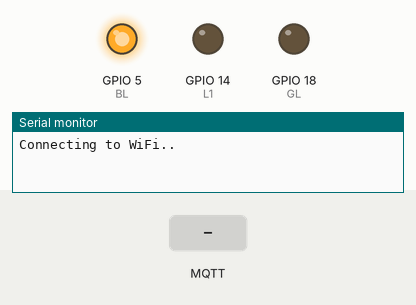
Simulated run of this sketch. Board: ESP32. Shown: output pins drawn as LEDs (lit = HIGH), the last lines printed to the serial monitor. The test bench sets the inputs (shaded band). WiFi joins after 1.5 s; servers stay silent unless stated; no MQTT or app messages arrive unless stated.

Above: at 0.1 s.
At 2.7 s:
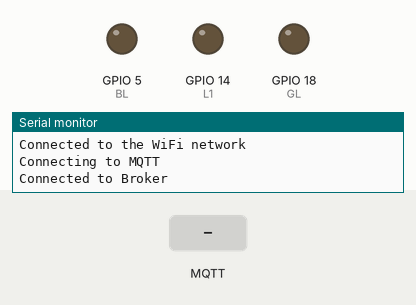
2.8 s: MQTT message "Light1" arrives on the first subscribed topic
4.3 s: MQTT message "1" arrives on the first subscribed topic
5.8 s: MQTT message "on" arrives on the first subscribed topic
Timing chart, 0 to 8.8 s (numbered marks = the images above; inputs shaded):
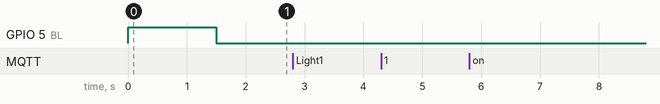

The sketch:

Zaboo_light.ino
```cpp
#include <WiFi.h>
#include <PubSubClient.h>
#include "esp_system.h"

const char* ssid = "FOXO";
const char* password ="jugodenaranja07";
const char* mqttServer = "m16.cloudmqtt.com";
const int mqttPort = 11782;
const char* mqttUser = "mqtyljtw";
const char* mqttPassword ="O6eOiCQUH74k";
int mqttCon=0;


int UPCount=0;
int L1=14;

// Reinicio del Whatchdog
const int loopTimeCtl = 0;
hw_timer_t *timerW = NULL;

WiFiClient espClient;
PubSubClient client(espClient);

//digital outputs
int GL=18;
int BL=5;
//Reinicio del whatchdog

//void IRAM_ATTR resetModule(){
 //   ets_printf("reboot\n");
  //  esp_restart();
//}


// Susbribing to a topic
void callback(char* topic, byte* payload, unsigned int length) {
  Serial.print("Message arrived in topic: ");
  Serial.println(topic);

  Serial.print("Message:");
  for (int i = 0; i< length; i++) {
    Serial.print((char)payload[i]);
  }
  Serial.println(" ");

if(strncmp(topic,"Light1",length)==0){
if(strncmp((char*)payload,"ON",length)==0){
    Serial.println("L1ON");
    digitalWrite(L1,HIGH);
}

else if(strncmp((char*)payload,"OFF",length)==0){
    Serial.println("L1OF");
    digitalWrite(L1,LOW);
}

else if(strncmp((char*)payload,"SE",length)==0){
    digitalWrite(GL,HIGH);
}

else if(strncmp((char*)payload,"NOSE",length)==0){
    digitalWrite(GL,LOW);
}

else if(strncmp((char*)payload,"STATE",length)==0){
    client.publish("Light1","alive");
}


}

}

void setup() {

  Serial.begin(9600);
 WiFi.begin(ssid, password);

  pinMode(GL,OUTPUT);
  pinMode(BL,OUTPUT);
  pinMode(L1,OUTPUT);


  digitalWrite(L1,LOW);
  digitalWrite(BL,LOW);
  digitalWrite(GL,LOW);


  while (WiFi.status() != WL_CONNECTED) {
    Serial.println("Connecting to WiFi..");
    digitalWrite(BL,HIGH);
  delay(500);
  }

  Serial.println("Connected to the WiFi network");

  digitalWrite(BL,LOW);

  client.setServer(mqttServer, mqttPort);
  client.setCallback(callback);

  while (!client.connected()&& mqttCon==0 ) {
    Serial.println("Connecting to MQTT");

    if (client.connect("Light1Client", mqttUser, mqttPassword )) {

      Serial.println("Connected to Broker");

    } else {

      Serial.print("failed with state ");
      Serial.print(client.state());
      delay(2000);
      mqttCon=1;

    }
  }

    client.subscribe("Light1");

  //whatch dog rutine
  //timerW = timerBegin(0, 80, true); //timer 0, div 80
  //timerAttachInterrupt(timerW, &resetModule, true);
  //timerAlarmWrite(timerW, 10000000, false); //set time in us
  //timerAlarmEnable(timerW); //enable interrupt

}

void reconnect() {
  // Loop until we're reconnected
  while (!client.connected()) {
    Serial.print("Attempting MQTT connection...");
    // Attempt to connect
    if (client.connect("Light1Client", mqttUser, mqttPassword )) {
      Serial.println("connected");
      // Subscribe
      client.subscribe("Light1");
    } else {
      Serial.print("failed, rc=");
      Serial.print(client.state());
      Serial.println(" try again in 5 seconds");
      delay(5000);
    }
  }
}


void loop() {
  //timerWrite(timerW, 0); //reset timer (feed watchdog)
  long loopTime = millis();
    if (!client.connected() && WiFi.status()==WL_CONNECTED) {
    reconnect();
  }

  client.loop();
  delay(10);

  if(WiFi.status()==WL_CONNECTED){
    delay(100);

  }
  else{
    WiFi.begin(ssid, password);
    int WLcount=0;
    while(WiFi.status() != WL_CONNECTED && WLcount <200){
      delay(100);
      Serial.printf(".");
      if(UPCount>=60){
        UPCount=0;
        Serial.printf("\n");

      }
      ++UPCount;
      ++WLcount;
    }
  }
//loopTime = millis() - loopTime;
//Serial.println(loopTime);
}
```
